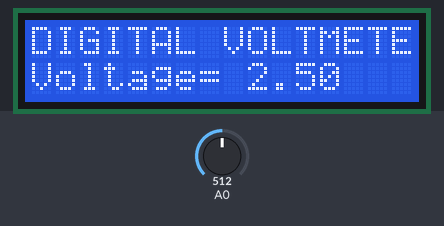
This sketch was run on a simulated Arduino Uno, built with avr-gcc and run on an emulated ATmega328P. On the bench: 16×2 character LCD. The test bench sets the inputs (shaded band); at power-on: A0 = 512. What the sketch prints to the serial monitor is not drawn.

Above: at 1.2 s.
1.3 s: A0 set to 716
At 2.7 s:
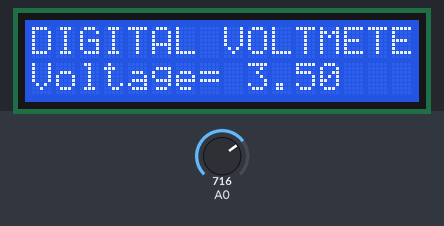
3.0 s: A0 set to 900
At 4.2 s:
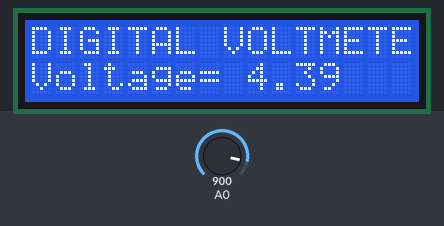
4.5 s: A0 set to 1023
At 4.9 s:
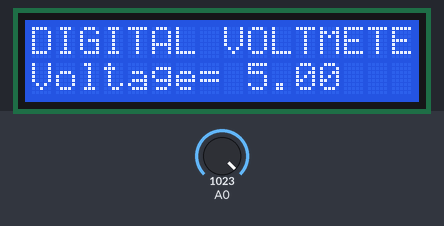
Timing chart, 0 to 7.5 s (numbered marks = the images above; inputs shaded):
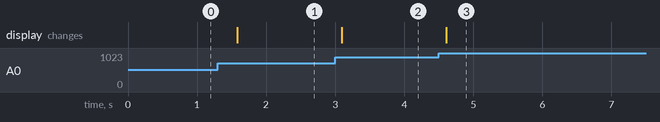

The sketch:

CheckVoltage.ino
```cpp
#include "LiquidCrystal.h"

const int rs = 12, en = 11, d4 = 5, d5 = 4, d6 = 3, d7 = 2;
LiquidCrystal lcd(rs, en, d4, d5, d6, d7);

float input_voltage = 0.0;
float temp=0.0;

void setup()
{
   Serial.begin(9600);
   lcd.begin(16, 2);
   lcd.print("DIGITAL VOLTMETER");
}
void loop()
{
   int analog_value = analogRead(A0);
   input_voltage = (analog_value * 5.0) / 1024.0;

   if (input_voltage < 0.1)
   {
     input_voltage=0.0;
   }
    Serial.print("v= ");
    Serial.println(input_voltage);
    lcd.setCursor(0, 1);
    lcd.print("Voltage= ");
    lcd.print(input_voltage);
    delay(300);
}
```

Measured:
- after the input at 1.3 s, the display: changes after 0.28 s (image 1)
- after the input at 3.0 s, the display: changes after 0.09 s (image 2)
- after the input at 4.5 s, the display: changes after 0.11 s (image 3)
